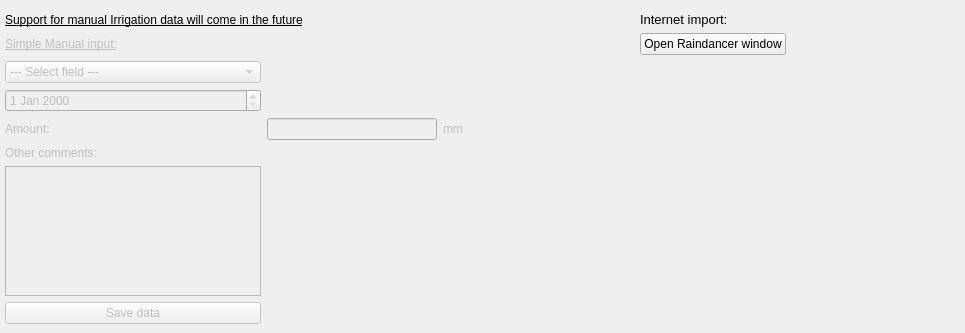
          <widget class="QWidget" name="tab_13">
           <attribute name="title">
            <string>Irrigation</string>
           </attribute>
           <widget class="QWidget" name="gridLayoutWidget_14">
            <property name="geometry">
             <rect>
              <x>5</x>
              <y>12</y>
              <width>951</width>
              <height>312</height>
             </rect>
            </property>
            <layout class="QGridLayout" name="gridLayout_14">
             <item row="4" column="1">
              <widget class="QLineEdit" name="LEPSpacing_8">
               <property name="enabled">
                <bool>false</bool>
               </property>
              </widget>
             </item>
             <item row="6" column="0">
              <widget class="QLabel" name="label_82">
               <property name="enabled">
                <bool>false</bool>
               </property>
               <property name="text">
                <string>Other comments:</string>
               </property>
              </widget>
             </item>
             <item row="1" column="4">
              <widget class="QPushButton" name="PBOpenRD">
               <property name="enabled">
                <bool>true</bool>
               </property>
               <property name="text">
                <string>Open Raindancer window</string>
               </property>
              </widget>
             </item>
             <item row="3" column="0">
              <widget class="QDateEdit" name="DEIrrigation">
               <property name="enabled">
                <bool>false</bool>
               </property>
              </widget>
             </item>
             <item row="4" column="2">
              <widget class="QLabel" name="label_84">
               <property name="enabled">
                <bool>false</bool>
               </property>
               <property name="text">
                <string>mm</string>
               </property>
              </widget>
             </item>
             <item row="7" column="0">
              <widget class="QPlainTextEdit" name="LEPOther_8">
               <property name="enabled">
                <bool>false</bool>
               </property>
              </widget>
             </item>
             <item row="8" column="0">
              <widget class="QPushButton" name="PBAddFieldToDB_9">
               <property name="enabled">
                <bool>false</bool>
               </property>
               <property name="locale">
                <locale language="English" country="UnitedKingdom"/>
               </property>
               <property name="text">
                <string>Save data</string>
               </property>
              </widget>
             </item>
             <item row="2" column="0">
              <widget class="QComboBox" name="CBIField">
               <property name="enabled">
                <bool>false</bool>
               </property>
               <property name="locale">
                <locale language="English" country="UnitedKingdom"/>
               </property>
               <item>
                <property name="text">
                 <string>--- Select field ---</string>
                </property>
               </item>
              </widget>
             </item>
             <item row="4" column="0">
              <widget class="QLabel" name="label_87">
               <property name="enabled">
                <bool>false</bool>
               </property>
               <property name="text">
                <string>Amount:</string>
               </property>
              </widget>
             </item>
             <item row="1" column="0">
              <widget class="QLabel" name="label_83">
               <property name="enabled">
                <bool>false</bool>
               </property>
               <property name="font">
                <font>
                 <pointsize>9</pointsize>
                 <underline>true</underline>
                </font>
               </property>
               <property name="text">
                <string>Simple Manual input:</string>
               </property>
              </widget>
             </item>
             <item row="4" column="3">
              <spacer name="horizontalSpacer_8">
               <property name="orientation">
                <enum>Qt::Horizontal</enum>
               </property>
               <property name="sizeHint" stdset="0">
                <size>
                 <width>40</width>
                 <height>20</height>
                </size>
               </property>
              </spacer>
             </item>
             <item row="0" column="4">
              <widget class="QLabel" name="label_110">
               <property name="font">
                <font>
                 <pointsize>10</pointsize>
                </font>
               </property>
               <property name="text">
                <string>Internet import:</string>
               </property>
              </widget>
             </item>
             <item row="0" column="0" colspan="2">
              <widget class="QLabel" name="label_74">
               <property name="font">
                <font>
                 <pointsize>9</pointsize>
                 <underline>true</underline>
                </font>
               </property>
               <property name="text">
                <string>Support for manual Irrigation data will come in the future</string>
               </property>
              </widget>
             </item>
             <item row="1" column="5">
              <spacer name="horizontalSpacer_9">
               <property name="orientation">
                <enum>Qt::Horizontal</enum>
               </property>
               <property name="sizeHint" stdset="0">
                <size>
                 <width>40</width>
                 <height>20</height>
                </size>
               </property>
              </spacer>
             </item>
            </layout>
           </widget>
          </widget>
